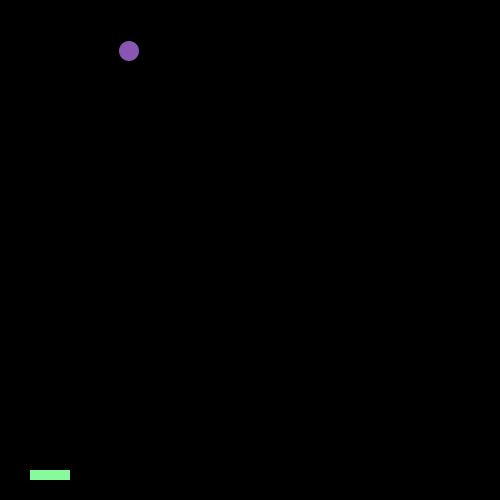
Frame 1 (no input)
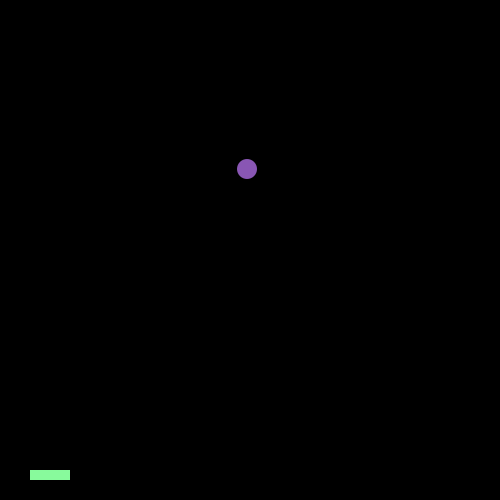
Frame 60 (the mouse pressed at the canvas centre just before this capture)
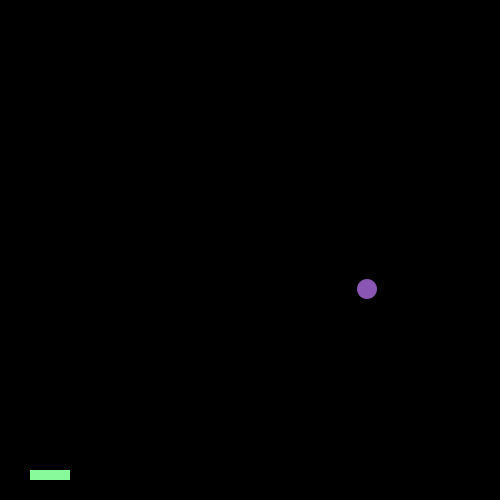
Frame 120 (the mouse held since frame 60 and released just before this capture)

The Processing sketch that drew these frames (run headless with seeded random() and noise(); from frame 60 on, the mouse is pressed at the canvas centre):

// Processing sketch: processing_83895
// ── processing_83895.pde

//Dan-Tran Cong-Huyen, Bouncing Ball/Pong, CP1 16/17
Ball smith;
Paddle jones;
boolean gameOver = false;
void setup()
{
  size(500, 500);
  smith = new Ball();
  jones = new Paddle();
}
void draw()
{
  if ( gameOver == false)
  {
    background(0);
    jones.show();
    smith.show();
    smith.move();
    smith.bounce();
    if (keyPressed == true)
    {
      if (key == '4')
      {
        jones.moveLeft();
      }
      else if (key == '6')
      {
        jones.moveRight();
      }
    }
  }
  else
  {
    fill(234, 12, 198);
    textAlign(CENTER);
    text("GAME OVER", 250, 250);
  }
}
class Ball
{
  int x, y;
  boolean up, right;
  Ball()
  {
    x = int(random(200));
    y = int(random(200));
    up = false;
    right = true;
  }
  void move()
  {
    if (right == false)
    {
      x-=2.5;
    }
    else
    {
      x+=2.5;
    }
    if (up == false)
    {
      y+=2.5;
    }
    else
    {
      y-=2.5;
    }
  }
  void show()
  {
    fill(137, 86, 180);
    ellipse(x, y, 20, 20);
  }
  void bounce()
  {
    if (x > 480)
    {
      right = false;
    }
    else if (x < 20)
    {
      right = true;
    }
    if (y < 10)
    {
      up = false;
    }
    else if (y + 10 > 498)
    {
      up = false;
      gameOver = true;
    }
    else 
    {
      if (get(x, y + 10) != color(0))
      {
        up = true;
      }
    }
  }
}
class Paddle
{
  int l;
  Paddle()
  {
    l = 30;
  }
  void show()
  {
    fill(136, 250, 156);
    noStroke();
    rect(l, 470, 40, 10);
  }
  void moveLeft()
  {
    l-=3;
  }
  void moveRight()
  {
    l+=3;
  }
}
